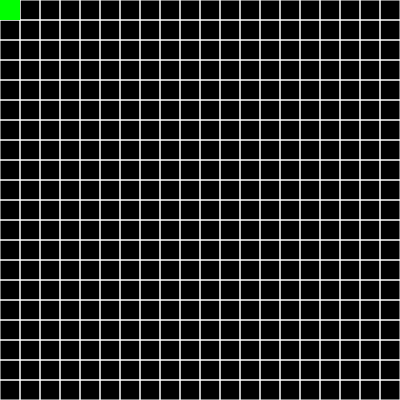
Frame 1 (no input)
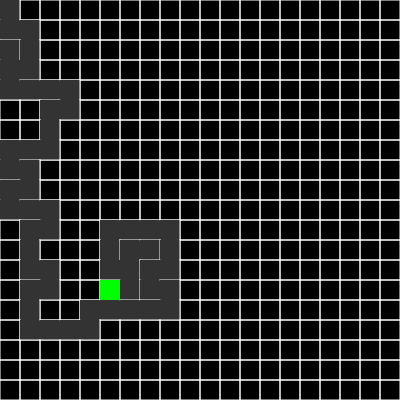
Frame 60 (no input)
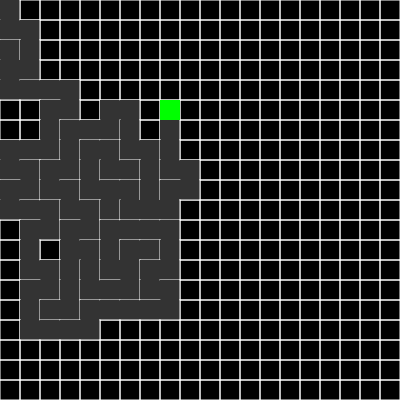
Frame 120 (the mouse pressed at the canvas centre since frame 60)

The p5.js sketch that drew these frames (run headless with seeded random() and noise() and a simulated clock; from frame 60 on, the mouse is pressed at the canvas centre):

// p5.js sketch
// ── sketch.js
var cols, rows;
var w = 20;
var grid = [];
var mazeDone = false;
var count = 1;

var openSet = [];
var closedSet = [];
var start;
var end;
var path = [];

var current;

var stack = [];

function setup() { 
  createCanvas(400, 400);
  cols = floor(width / w);
  rows = floor(height / w);
  //frameRate(5);

  for (var j = 0; j < rows; j++) {
    for (var i = 0; i < cols; i++) {
      var cell = new Cell(i, j);
      grid.push(cell);
    }
  }

  start = grid[0];
  end = grid[(cols * rows) - 1];

  openSet.push(start);

  current = grid[0];

}

function draw() {
  background(0);
  for (var i = 0; i < grid.length; i++) {
    grid[i].show(false);
  }


  if (!mazeDone) {
    if (!current) {
      current = start;  
    }
    current.visited = true;
    current.highlight();
    var next = current.checkNeighbors();
    if (next) {
      next.visited = true;
      
      stack.push(current);

      removeWalls(current, next);

      current = next;

      count++;
    } else if (stack.length > 0) {
      current = stack.pop();
    }
    if (count === cols * rows) {
      mazeDone = true;
    }
  } else if(mazeDone) {
    Astar();
  }
}

function index (i, j) {
  if (i < 0 || j < 0 || i > cols - 1 || j > rows - 1) {
    return - 1;
  }
  return i + j * cols;
}

function removeWalls(a, b) {
  var x = a.i - b.i;
  if (x === 1) {
    a.walls[3] = false;
    b.walls[1] = false;
  } else if (x === -1) {
    a.walls[1] = false;
    b.walls[3] = false;
  }

  var y = a.j - b.j;
  if (y === 1) {
    a.walls[0] = false;
    b.walls[2] = false;
  } else if (y === -1) {
    a.walls[2] = false;
    b.walls[0] = false;
  }
}

function Neighbors(a) {
  var neighbors = [];
  if (!a.walls[0]) {
    neighbors.push(grid[index(a.i, a.j - 1)]);
  }
  if (!a.walls[1]) {
    neighbors.push(grid[index(a.i + 1, a.j)]);
  }
  if (!a.walls[2]) {
    neighbors.push(grid[index(a.i, a.j + 1)]);
  }
  if (!a.walls[3]) {
    neighbors.push(grid[index(a.i - 1, a.j)]);
  }
  return neighbors;
}

function Astar () {
  if (openSet.length > 0) {
    
    var winner = 0;
    for (var i = 0; i < openSet.length; i++) {
      if (openSet[i].f < openSet[winner].f) {
        winner = i;
      }
    }
    var current = openSet[winner];

    if (openSet[winner] === end) {
      noLoop();
      console.log("Done!")
    }

    removeFromArray(openSet, current);
    closedSet.push(current);

    var neighbors = Neighbors(current);
    for (var i = 0; i < neighbors.length; i++) {
      var neighbor = neighbors[i];
      if (!closedSet.includes(neighbor)) {

        var tempG = current.g + 1;

        var newPath = false;
        if (openSet.includes(neighbor)) {
          if (tempG < neighbor.g) {
            neighbor.g = tempG;
            newPath = true;
          }
        } else {
            neighbor.g = tempG;
            newPath = true;
            openSet.push(neighbor);
        }
    
        if (newPath) {
          neighbor.h = heuristic(neighbor, end);
          neighbor.f = neighbor.g + neighbor.h;
          neighbor.previous = current;
        }
      }
    } 
  } else {
    console.log('No Solution!')
    noLoop();
    return;
  }


  path = [];
    var temp = current;
    path.push(temp);
    while (temp.previous) {
      path.push(temp.previous);
      temp = temp.previous;
    }

  for (var i = 0; i < path.length; i++) {
    path[i].show(true)
  }
}

function removeFromArray(arr, elt) {
  for (var i = arr.length -1; i >= 0; i--) {
    if (arr[i] == elt) {
      arr.splice(i, 1);
    }
  }
}



// ── cell.js
function Cell(i, j) {
  this.i = i;
  this.j = j;
  this.f = 0;
  this.g = 0;
  this.h = 0;
  //            top  right bottom left
  this.walls = [true, true, true, true]
  this.visited = false;

  this.checkNeighbors = function() {
    var neighbors = [];

    var top    = grid[index(i, j - 1)];
    var right  = grid[index(i + 1, j)];
    var bottom = grid[index(i, j + 1)];
    var left   = grid[index(i - 1, j)];

    if (top && !top.visited) {
      neighbors.push(top);
    }
    if (right && !right.visited) {
      neighbors.push(right);
    }
    if (bottom && !bottom.visited) {
      neighbors.push(bottom);
    }
    if (left && !left.visited) {
      neighbors.push(left);
    }

    if (neighbors.length > 0) {
      var r = floor(random(0, neighbors.length));
      return neighbors[r];
    } else {
      return undefined;
    }

  }
  this.highlight = function() {
    var x = this.i * w;
    var y = this.j * w;
    noStroke();
    fill(0, 255, 0);
    rect(x, y, w, w);
  }

  this.show = function(a) {
    var x = this.i * w;
    var y = this.j * w;
    stroke(255);
    if (this.walls[0]) {
      line(x    , y    , x + w, y);
    }
    if (this.walls[1]) {
      line(x + w, y    , x + w, y + w);
    }
    if (this.walls[2]) {
      line(x + w, y + w, x    , y + w);
    }
    if (this.walls[3]) {
      line(x    , y + w, x    , y);
    }

    if (this.visited && a) {
      noStroke();
      fill(0, 0, 255)
      rect(x, y, w, w);
    }

    if (this.visited && !a) {
      noStroke();
      fill(51)
      rect(x, y, w, w);
    }
    
  }

}

function heuristic(a, b) {
  var d = abs(a.i-a.b) + abs(a.j-b.j)
  return d;
}
